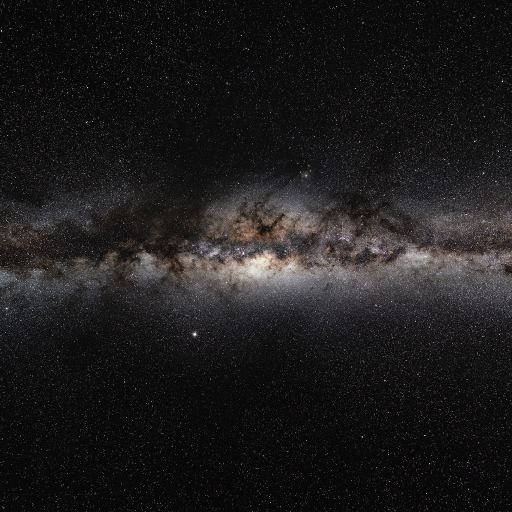
#> input picture sky/pz.jpg, 1024 x 1024 px (shown at 1/2 size)
$ python build_meta.py
#> lines starting #> are read from the running program, lines starting #| are printed output that depends on the picture
"""Generate share/branding assets: favicon, apple-touch-icon, and an Open Graph
preview card (1200x630) from the Milky Way sky face. Run after build_sky.py.

Usage: python3 build_meta.py
"""
import os
from PIL import Image, ImageDraw, ImageFilter, ImageFont

HERE = os.path.dirname(__file__)


def load_font(size):
    for p in [
        "/System/Library/Fonts/HelveticaNeue.ttc",
        "/System/Library/Fonts/Helvetica.ttc",
        "/System/Library/Fonts/Supplemental/Arial.ttf",
    ]:
        if os.path.exists(p):
            try:
                return ImageFont.truetype(p, size)
            except Exception:
                pass
    return ImageFont.load_default()


def pale_blue_dot(size):
    """Black square with a soft glowing pale-blue dot — the motif of the app."""
    img = Image.new("RGB", (size, size), (0, 0, 0))
    d = ImageDraw.Draw(img)
    cx, cy = size * 0.5, size * 0.5
    r = size * 0.16
    # glow
    glow = Image.new("RGB", (size, size), (0, 0, 0))
    gd = ImageDraw.Draw(glow)
    gd.ellipse([cx - r * 2.2, cy - r * 2.2, cx + r * 2.2, cy + r * 2.2], fill=(40, 70, 120))
    glow = glow.filter(ImageFilter.GaussianBlur(size * 0.06))
    img = Image.blend(img, glow, 0.9)
    d = ImageDraw.Draw(img)
    d.ellipse([cx - r, cy - r, cx + r, cy + r], fill=(150, 190, 235))
    d.ellipse([cx - r * 0.5, cy - r * 0.6, cx + r * 0.2, cy + r * 0.1], fill=(210, 228, 250))
    return img


def og_card():
    W, H = 1200, 630
    sky = Image.open(os.path.join(HERE, "sky", "pz.jpg")).convert("RGB")
    # cover-crop the 1024x1024 sky to 1200x630
    scale = max(W / sky.width, H / sky.height)
    sky = sky.resize((int(sky.width * scale), int(sky.height * scale)))
    left = (sky.width - W) // 2
    top = (sky.height - H) // 2
    card = sky.crop((left, top, left + W, top + H))
    # darken for text legibility
    dark = Image.new("RGB", (W, H), (0, 0, 0))
    card = Image.blend(card, dark, 0.35)
    d = ImageDraw.Draw(card)
    title = load_font(96)
    sub = load_font(34)
    d.text((80, 250), "Zoom Out", font=title, fill=(238, 241, 246))
    d.text((84, 372), "From your ZIP code to the edge of space, and back.",
           font=sub, fill=(180, 195, 220))
    card.save(os.path.join(HERE, "og-image.jpg"), quality=88)
    print("wrote og-image.jpg 1200x630")


def main():
    pale_blue_dot(64).save(os.path.join(HERE, "favicon.png"))
#> in pale_blue_dot, `img = Image.new("RGB", (size, size), (0, 0, 0))`: img: PIL image 64x64 RGB; every value is 0
#> in pale_blue_dot, `glow = glow.filter(ImageFilter.GaussianBlur(size * 0.06))`:
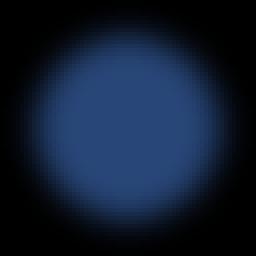
#> glow: PIL image 64x64 RGB (shown 4 times larger); mean R, G, B 16.2, 28.3, 48.5
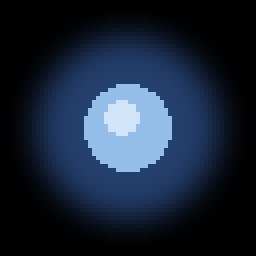
#> saved as favicon.png: PIL image 64x64 RGB (shown 4 times larger); mean R, G, B 25.6, 37.4, 55.2
    pale_blue_dot(180).save(os.path.join(HERE, "apple-touch-icon.png"))
#> in pale_blue_dot (call 2), `img = Image.new("RGB", (size, size), (0, 0, 0))`: img: PIL image 180x180 RGB; every value is 0
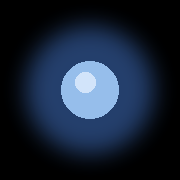
#> saved as apple-touch-icon.png: PIL image 180x180 RGB; mean R, G, B 23.9, 35.4, 53
    print("wrote favicon.png 64, apple-touch-icon.png 180")
    og_card()
#> in og_card, sky is the input picture: PIL image 1024x1024 RGB; mean R, G, B 29.3, 27.9, 28.3
#> in og_card, `card = sky.crop((left, top, left + W, top + H))`:
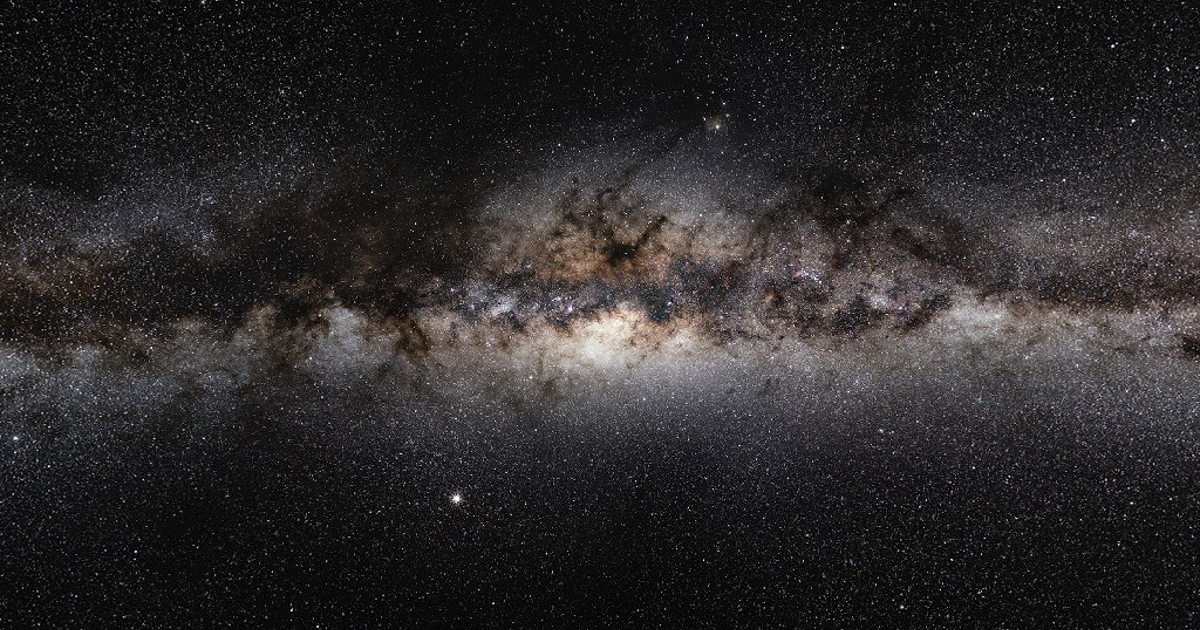
#> card: PIL image 1200x630 RGB; mean R, G, B 44, 41.5, 42
#> in og_card, `dark = Image.new("RGB", (W, H), (0, 0, 0))`: dark: PIL image 1200x630 RGB; every value is 0
#> in og_card, `card = Image.blend(card, dark, 0.35)`:
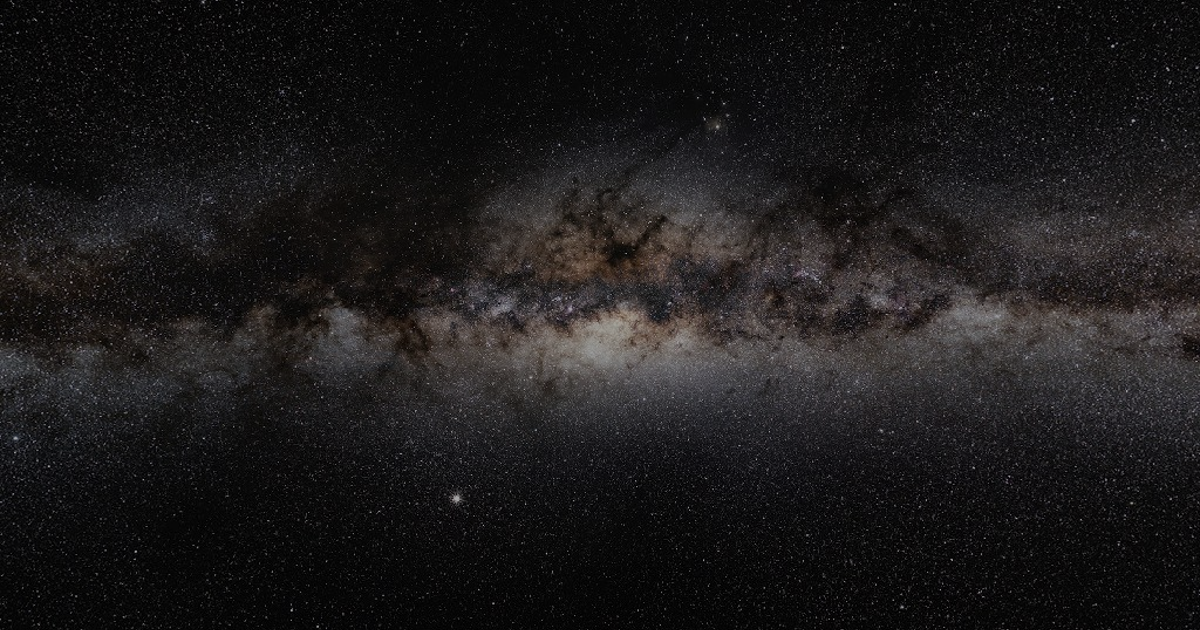
#> card: PIL image 1200x630 RGB; mean R, G, B 28.1, 26.5, 26.8
#> in og_card, `card.save(os.path.join(HERE, "og-image.jpg"), quality=88)`:
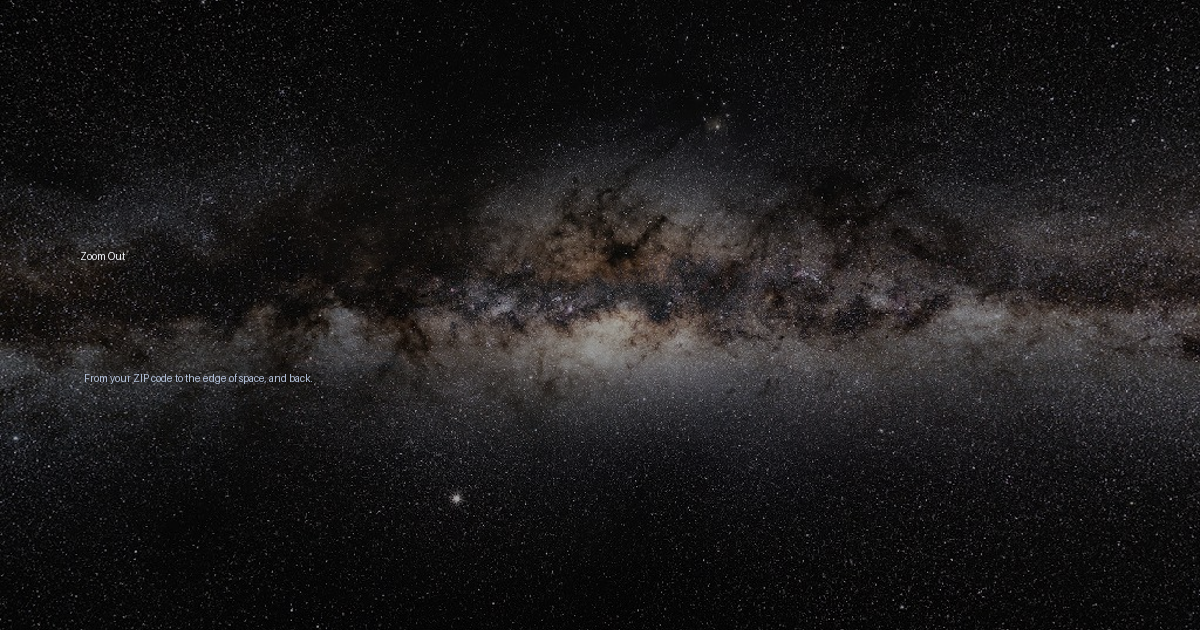
#> saved as og-image.jpg: PIL image 1200x630 RGB; mean R, G, B 28.3, 26.6, 27


if __name__ == "__main__":
    main()

$ run again, with sky/nx.jpg copied over sky/pz.jpg
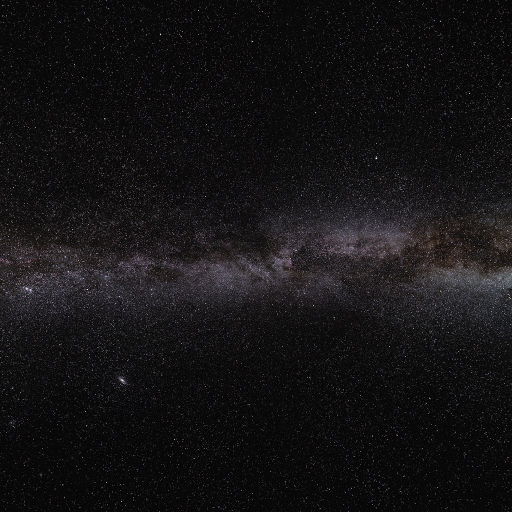
#> input picture sky/nx.jpg, 1024 x 1024 px (shown at 1/2 size)
#> glow: PIL image 180x180 RGB
#> in og_card, sky is the input picture: PIL image 1024x1024 RGB; mean R, G, B 20.6, 19.5, 20.5
#> sky: PIL image 1200x1200 RGB
#> dark: PIL image 1200x630 RGB; every value is 0
#> in og_card, `card = Image.blend(card, dark, 0.35)`:
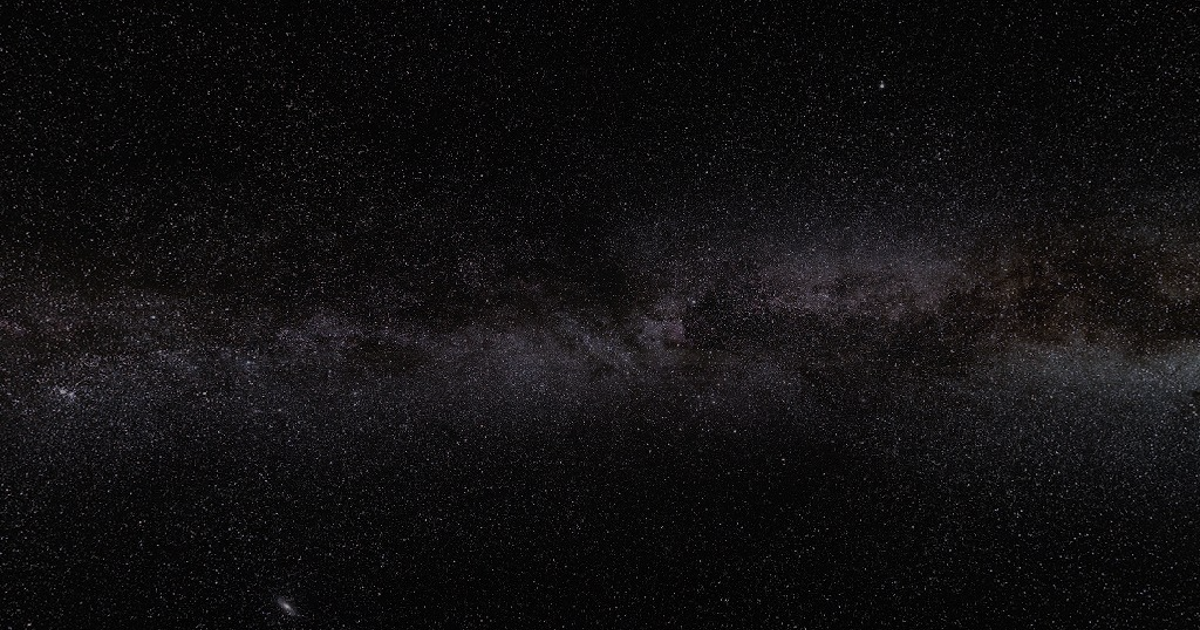
#> card: PIL image 1200x630 RGB; mean R, G, B 18.1, 16.8, 17.9
#> in og_card, `card.save(os.path.join(HERE, "og-image.jpg"), quality=88)`:
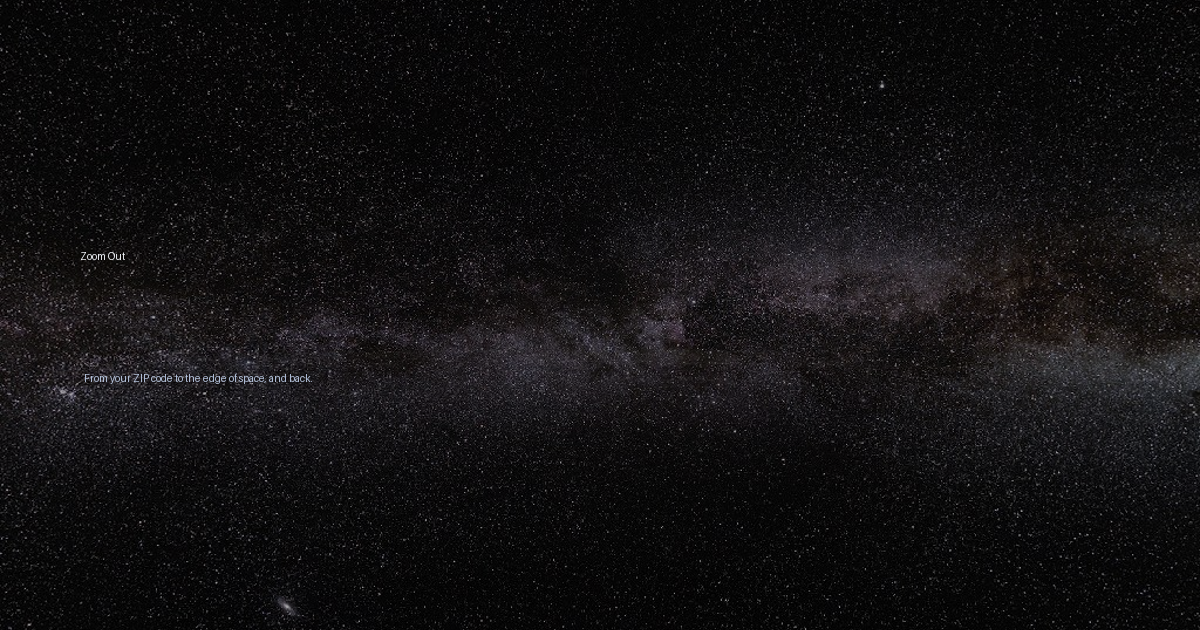
#> saved as og-image.jpg: PIL image 1200x630 RGB; mean R, G, B 18.2, 16.9, 18

$ run again, with sky/ny.jpg copied over sky/pz.jpg
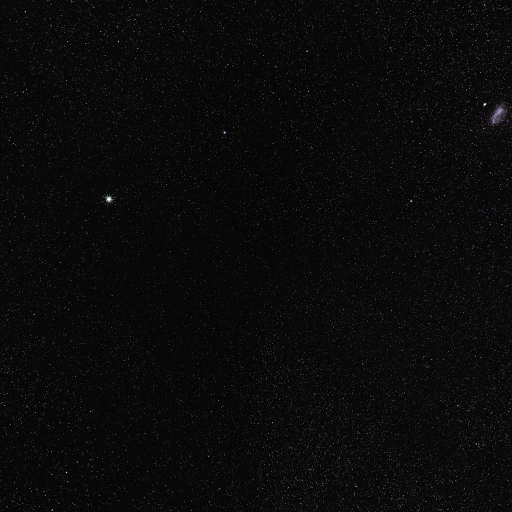
#> input picture sky/ny.jpg, 1024 x 1024 px (shown at 1/2 size)
#> glow: PIL image 180x180 RGB
#> in og_card, sky is the input picture: PIL image 1024x1024 RGB; mean R, G, B 10.4, 10.2, 10.4
#> sky: PIL image 1200x1200 RGB
#> in og_card, `card = sky.crop((left, top, left + W, top + H))`:
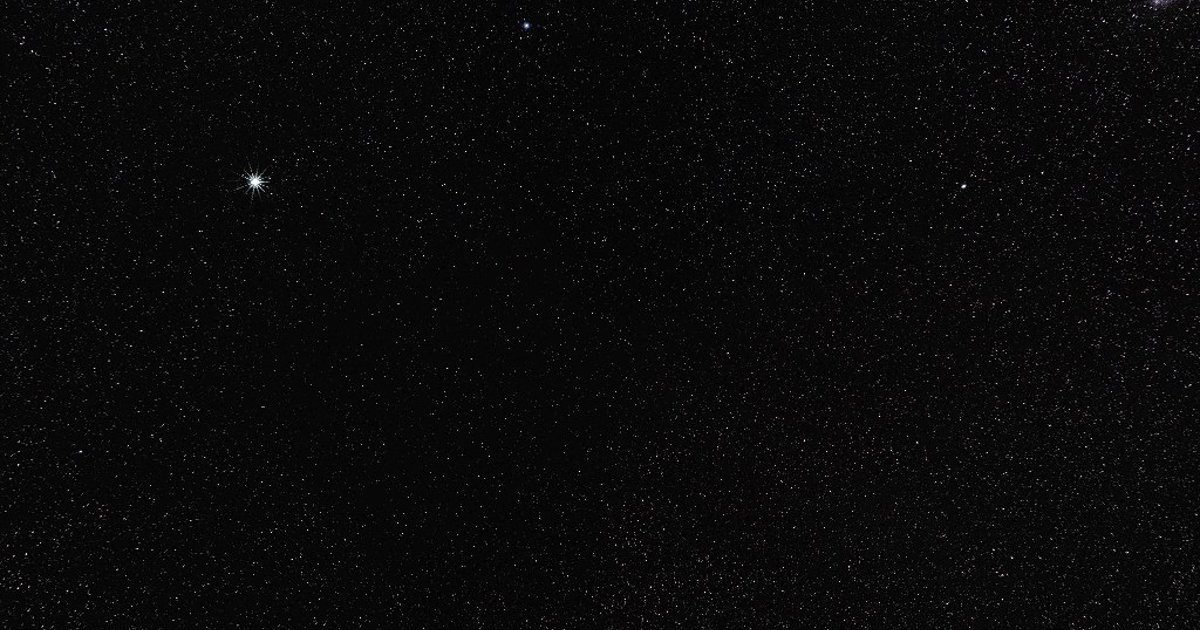
#> card: PIL image 1200x630 RGB; mean R, G, B 10, 9.8, 9.9
#> dark: PIL image 1200x630 RGB; every value is 0
#> in og_card, `card.save(os.path.join(HERE, "og-image.jpg"), quality=88)`:
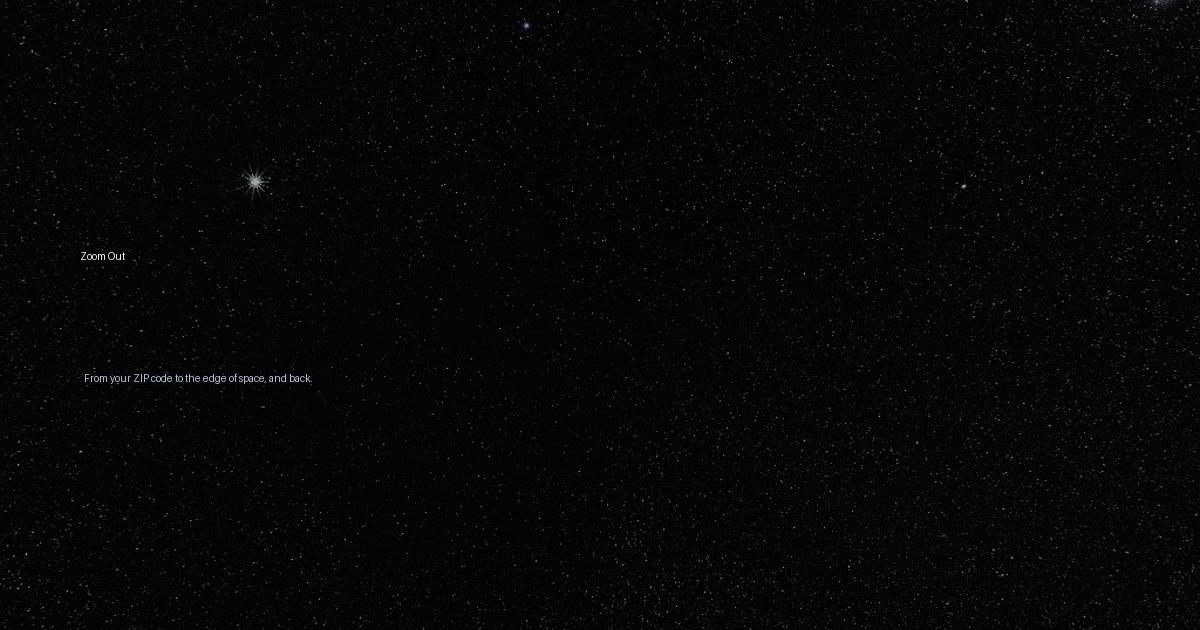
#> saved as og-image.jpg: PIL image 1200x630 RGB; mean R, G, B 6.1, 6, 6.1

$ run again, with sky/nz.jpg copied over sky/pz.jpg
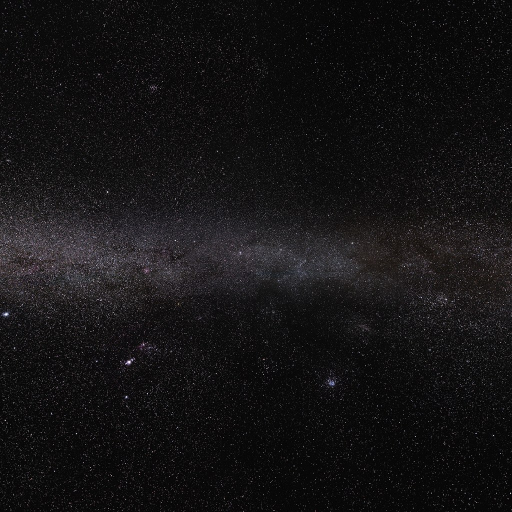
#> input picture sky/nz.jpg, 1024 x 1024 px (shown at 1/2 size)
#> glow: PIL image 180x180 RGB
#> in og_card, sky is the input picture: PIL image 1024x1024 RGB; mean R, G, B 20.7, 19.6, 20.5
#> sky: PIL image 1200x1200 RGB
#> dark: PIL image 1200x630 RGB; every value is 0
#> in og_card, `card = Image.blend(card, dark, 0.35)`:
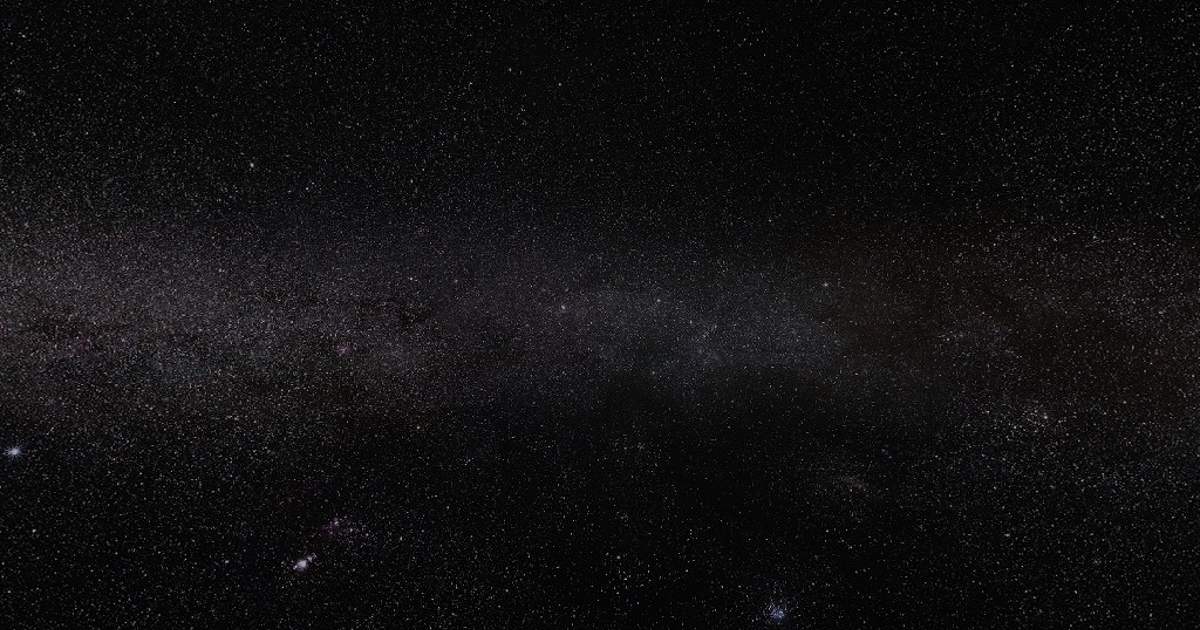
#> card: PIL image 1200x630 RGB; mean R, G, B 17.7, 16.5, 17.4
#> in og_card, `card.save(os.path.join(HERE, "og-image.jpg"), quality=88)`:
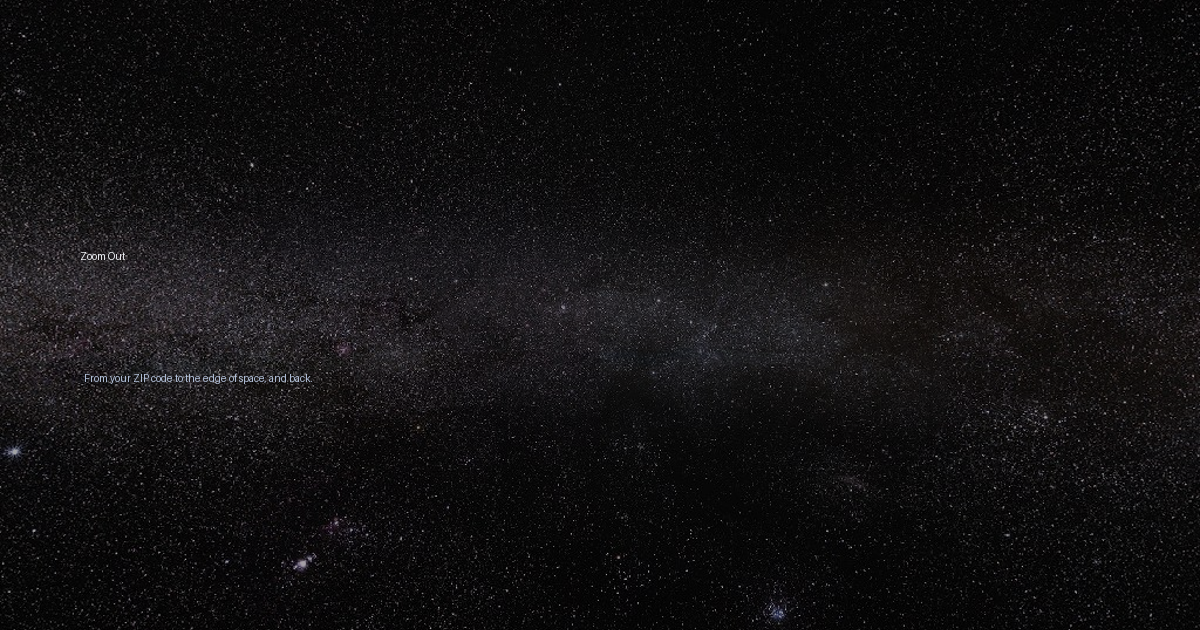
#> saved as og-image.jpg: PIL image 1200x630 RGB; mean R, G, B 17.8, 16.6, 17.6
